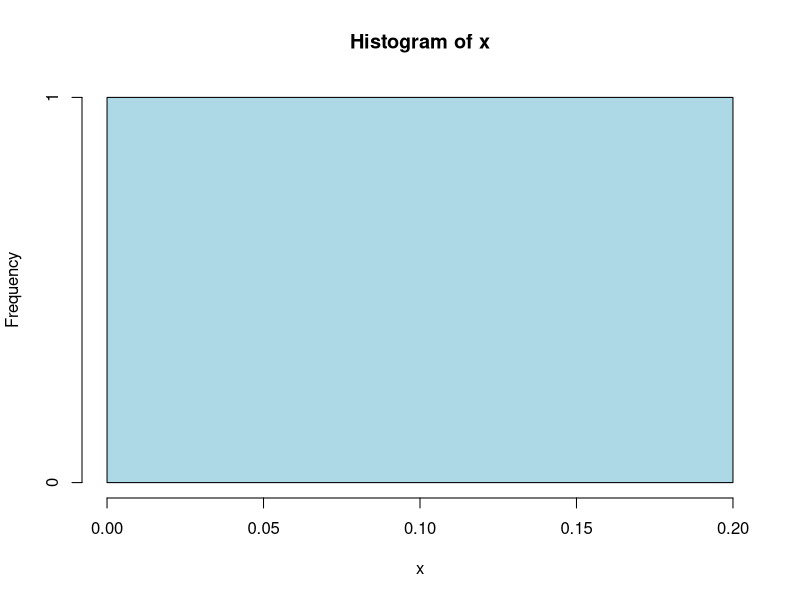

R code for this plot:
# my_rscript.R
#args <- commandArgs(TRUE)
#N <- args[1]
x <- rnorm(1,0,1)
png(filename="C:/xampp/htdocs/SE/temp.png", width=500, height=500)
hist(x, col="lightblue")
dev.off()
